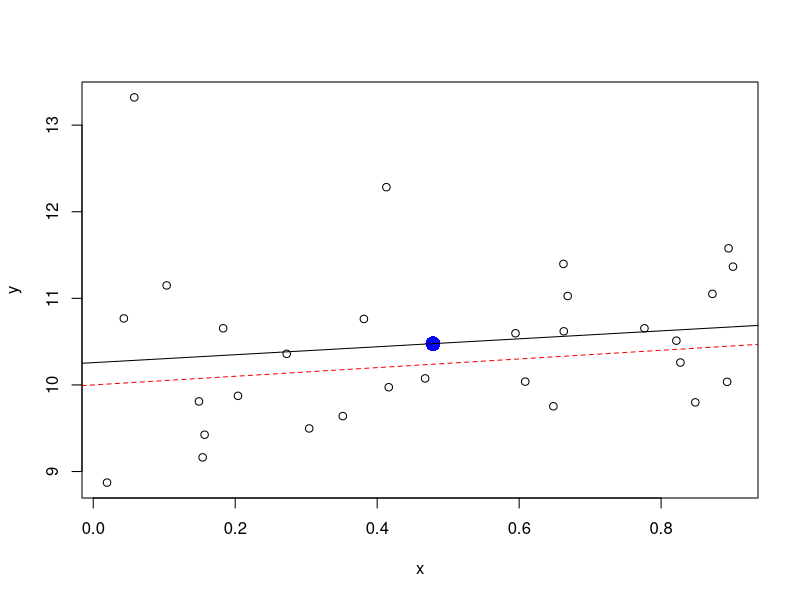

Write R code to recreate this figure.
library(testthat)

set.seed(253)

# Plotting parameter - sets bottom, left, top, right margin size
par(mai=c(0.8,0.6,0.1,0.4))

n = 30

b0 = 10
b1 = 0.5
noise = rnorm(n)

x = runif(n)

# The true linear model
y = b0 + b1 * x + noise

mod = lm(y ~ x)

pdf('regress.pdf', width = 5, height = 4)

plot(x, y)

# Plot the mean
points(mean(x), mean(y), pch = 16, cex = 2, col = 'blue')

# True line
abline(b0, b1, lty = 2, col = 'red')

# Fitted line
abline(mod)

# Verify that model does pass through mean of data
xbar = data.frame(x = mean(x))
# Need to work on this one.
#expect_equal(mean(y), predict(mod, xbar))

dev.off()
